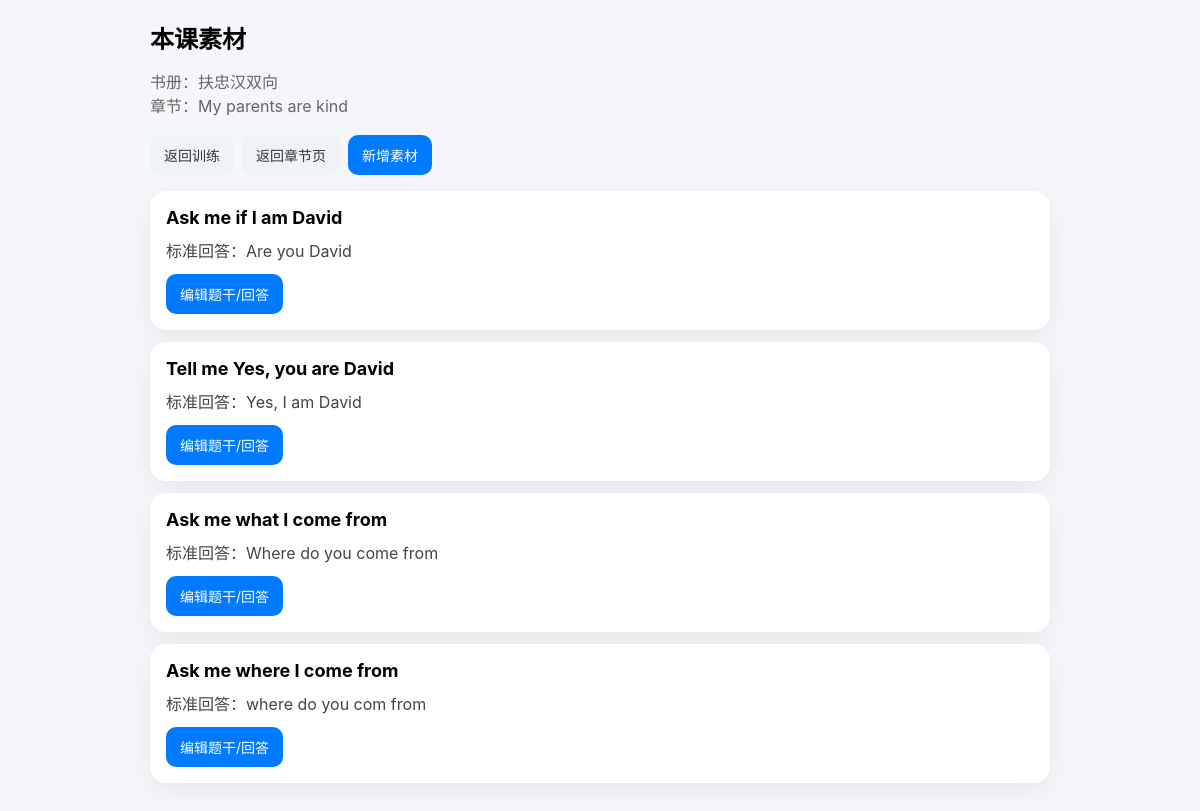
Page /lesson/1/questions/ (signed in) on the committed database.
### app/train/models.py (models this page shows, shortened)
class Book(models.Model):
    owner = models.ForeignKey(User, on_delete=models.CASCADE)
    title = models.CharField(max_length=200)
    description = models.TextField(blank=True)

class Lesson(models.Model):
    book = models.ForeignKey(Book, on_delete=models.CASCADE)
    title = models.CharField(max_length=200)
    order = models.IntegerField(default=0)
    class Meta:
        ordering = ["order", "id"]

class Question(models.Model):
    lesson = models.ForeignKey(
        Lesson,
        on_delete=models.CASCADE,
        null=True,
        blank=True
    )
    prompt_text = models.TextField()
    answer_text = models.TextField()
    audio_url = models.URLField(blank=True, null=True)

### app/train/views/train_views.py (the view)
# urls.py: path("lesson/<int:lesson_id>/questions/", lesson_question_list, name="lesson-question-list"),
@login_required
def lesson_question_list(request, lesson_id):
    lesson = get_object_or_404(
        Lesson,
        id=lesson_id,
        book__owner=request.user
    )
    questions = Question.objects.filter(
        lesson=lesson
    ).order_by("id")
    return render(request, "train/question_list.html", {
        "lesson": lesson,
        "book": lesson.book,
        "questions": questions,
    })

### app/train/templates/train/question_list.html (shortened to what this page needs)
<!DOCTYPE html>
<html lang="zh-CN">
<head>
</head>
<body>
    <div class="page">
        <div class="header">本课素材</div>
        <div class="sub">
            书册：{{ book.title }}<br>
            章节：{{ lesson.title }}
        </div>
        <div class="actions" style="margin-bottom:16px;">
            <a class="btn btn-secondary" href="/lesson/{{ lesson.id }}/">返回训练</a>
            <a class="btn btn-secondary" href="/book/{{ book.id }}/">返回章节页</a>
            <a class="btn btn-primary" href="/builder/">新增素材</a>
        </div>
        {% for q in questions %}
            <div class="card">
                <div class="prompt">{{ q.prompt_text|default:"（无题干）" }}</div>
                <div class="answer">标准回答：{{ q.answer_text|default:"（无答案）" }}</div>
                <div class="actions">
                    <a class="btn btn-primary" href="/question/{{ q.id }}/edit/?next=/lesson/{{ lesson.id }}/questions/">
                        编辑题干/回答
                    </a>
                </div>
            </div>
        {% empty %}
            <div class="card">
                本课还没有素材。
            </div>
        {% endfor %}
    </div>
</body>
</html>

### app/train/templates/train/question_list.html (style rules this page uses)
body { margin: 0; background: #f5f6fa; font-family: -apple-system, BlinkMacSystemFont, "Segoe UI", Roboto, sans-serif; }
.page { max-width: 900px; margin: 0 auto; padding: 20px 12px 40px; }
.header { font-size: 24px; font-weight: bold; margin-bottom: 14px; }
.sub { color: #666; margin-bottom: 18px; }
.card { background: white; border-radius: 16px; padding: 16px; box-shadow: 0 8px 24px rgba(0,0,0,0.06); margin-bottom: 12px; }
.prompt { font-size: 18px; font-weight: bold; margin-bottom: 10px; white-space: pre-wrap; word-break: break-word; }
.answer { color: #444; white-space: pre-wrap; word-break: break-word; margin-bottom: 12px; }
.actions { display: flex; gap: 8px; flex-wrap: wrap; }
.btn { display: inline-block; text-decoration: none; border: none; border-radius: 10px; padding: 10px 14px; font-size: 14px; cursor: pointer; }
.btn-primary { background: #007bff; color: white; }
.btn-secondary { background: #eef3f8; color: #333; }

### rows in the picture
Book: title "扶忠汉双向"
Lesson: title "My parents are kind"
Question: prompt_text "Ask me if I am David", answer_text "Are you David"
Question: prompt_text "Tell me Yes, you are David", answer_text "Yes, I am David"
Question: prompt_text "Ask me what I come from", answer_text "Where do you come from"
Question: prompt_text "Ask me where I come from", answer_text "where do you com from"
